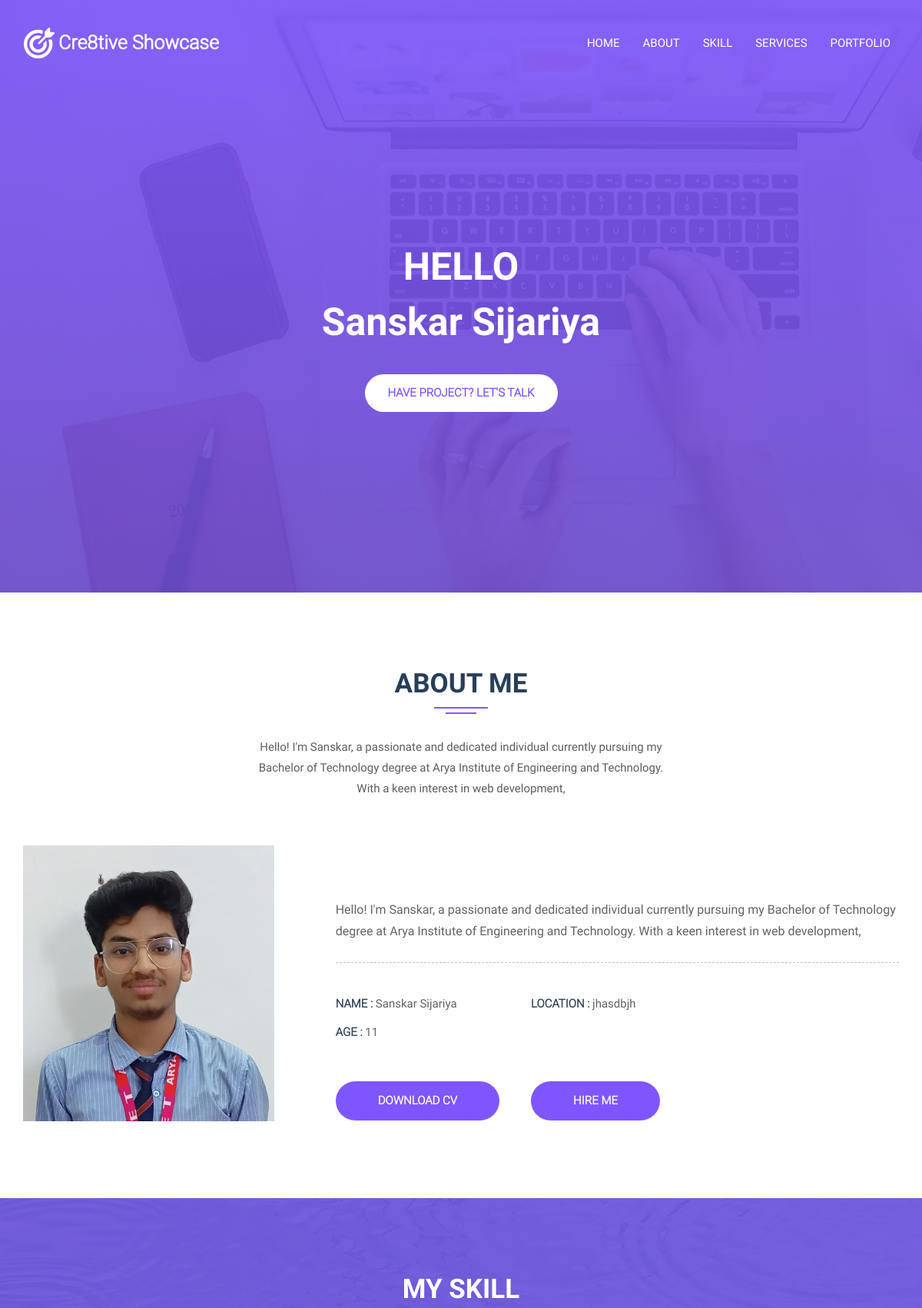
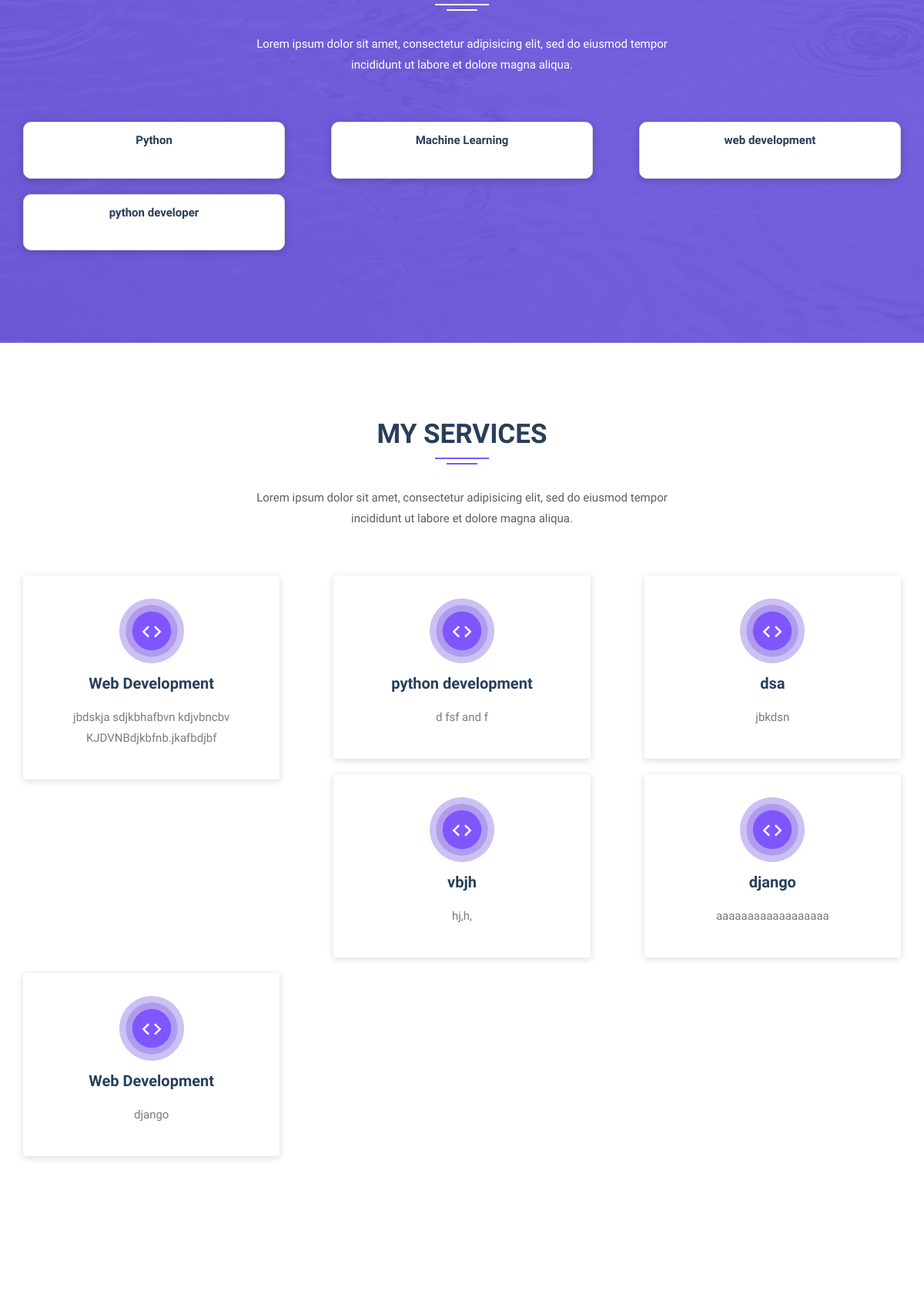
Page /user/sanskar660/portfolio/ (upper part) on the committed database (2 pictures, top to bottom).
### login/models.py (models this page shows)
class UserProfile(models.Model):
    user = models.OneToOneField(User, on_delete=models.CASCADE, unique=True)
    portfolio_views = models.IntegerField(default=0)
    name=models.CharField(max_length=100)
    age = models.IntegerField()
    address = models.CharField(max_length=100)
    mobile_number = models.CharField(max_length=15, blank=True, null=True)
    email = models.EmailField(blank=True, null=True)
    photo = models.ImageField(upload_to=user_directory_path, blank=True, null=True, validators=[
            FileExtensionValidator(allowed_extensions=['jpg', 'jpeg', 'png']),  # Allow only certain file extensions
           validate_photo_size,  # Maximum file size in bytes (e.g., 5 MB)
        ])
    aboutuser=models.CharField(max_length=200,default='Describe About Yourself in 2 Lines')
    User_description = models.TextField(max_length=1000,default='Describe Something About Yourself')
    Resume = models.FileField(upload_to=user_pdf_upload_path, null=True, blank=True)
    def save(self, *args, **kwargs):
        if self.pk:
            try:
                old_instance = UserProfile.objects.get(pk=self.pk)
                if old_instance.Resume and os.path.exists(old_instance.Resume.path):
                    os.remove(old_instance.Resume.path)
            except UserProfile.DoesNotExist:
                pass
        super().save(*args, **kwargs)

class skills(models.Model):
    user=models.ForeignKey(User, on_delete=models.CASCADE,related_name='skills_details')
    skills=models.CharField(max_length=20)
    level=models.IntegerField()

class services(models.Model):
    user=models.ForeignKey(User, on_delete=models.CASCADE,related_name='service_details')
    title=models.CharField(max_length=100)
    description=models.TextField(max_length=1000)
    year_of_experience=models.IntegerField()

### login/views.py (the view, shortened to what this page needs)
# urls.py: path('user/<str:username>/portfolio/', views.portfolio, name='portfolio'),
def portfolio(request, username):
    user = get_object_or_404(User, username=username)
    try:
        user_profile, created = UserProfile.objects.get_or_create(user=user)
        if request.user != user:
            user_profile.portfolio_views += 1
            user_profile.save()
        details = UserProfile.objects.get(user=user)
        service_details=user.service_details.all()
        template_choice = TemplateChoice.objects.filter(user=user).first()
        project_details=user.project_details.all()
        skills_details = skills.objects.filter(user=user)
        education_details = Educationsdetail.objects.filter(user=user)
        linkdetail=links.objects.filter(user=details)
        if request.method == 'GET':
            form = ContactForm()
        context = {
            'details': details,
            'user': user,
            'education_details': education_details,
            'skills_details': skills_details,
            'link':linkdetail,
            'project_details':project_details,
            'template_choice': template_choice,
            'form':form,
            'services':service_details,
            'portfolio_views': user_profile.portfolio_views if request.user == user else None,
        }
        return render(request, 'portfolio.html', context)
    except UserProfile.DoesNotExist:
        return HttpResponse("Please fill the details first.")

### login/models.py (called while the page is built)
@receiver(pre_save, sender=UserProfile)
def auto_delete_file_on_change(sender, instance, **kwargs):
    if instance.pk:
        try:
            old_instance = UserProfile.objects.get(pk=instance.pk)
            if old_instance.photo and old_instance.photo != instance.photo:
                old_file_path = old_instance.photo.path
                if os.path.exists(old_file_path):
                    print(f"Deleting old file: {old_file_path}")
                    os.remove(old_file_path)
        except UserProfile.DoesNotExist:
            pass  # Old instance not found, nothing to delete

### Template/portfolio.html
{% load static %}
<!DOCTYPE html>
<html lang="en">
{% if template_choice.template_choice == '1' or not template_choice %}
{% include 'template1.html' %}
{% elif template_choice.template_choice == '2' %}
{% include 'template2.html' %}
{% elif template_choice.template_choice == '3' %}
{% include 'template3.html' %}
{% elif template_choice.template_choice == '4' %}
{% include 'template4.html' %}
        {% endif %}
    </html>

### Template/template4.html (shortened to what this page needs)
{% load static %}
<head>
    <link rel="stylesheet" href="{% static 'temp4/assets/fonts/flat-icon/flaticon.css' %}">
    <link rel="stylesheet" href="{% static 'temp4/assets/bootstrap/css/bootstrap.min.css' %}">
    <link rel="stylesheet" href="{% static 'temp4/css/styles.css' %}">
  </head>
  <body>
  <div id="content-wrapper">
    <header class="header header--bg">
      <div class="container">
        <nav class="navbar">
          <div class="navbar-header">
            <a class="navbar-brand" href="{% url 'home' %}">Cre8tive Showcase</a>
          </div>
          <div class="collapse navbar-collapse" id="myNavbar">
            <ul class="nav navbar-nav">
              <li><a href="#">HOME</a></li>
              <li><a href="#about">ABOUT</a></li>
              <li><a href="#skill">SKILL</a></li>
              {% if services %}
              <li><a href="#ser">SERVICES</a></li>
              {% endif %}
              <li><a href="#port">PORTFOLIO</a></li>
            </ul>
          </div>
        </nav>
        <div class="header__content text-center">
          <span class="header__content__block">HELLO</span>
          <h1 class="header__content__title">{{details.name}}</h1>
          <a class="header__button" href="#">HAVE PROJECT? LET'S TALK</a>
        </div>
        <div class="social-icon pull-right">
          <ul>
          </ul>
        </div>
      </div>
    </header>
    <section class="about" id="about">
      <div class="container about__container--narrow">
        <div class="page-section">
          <h2 class="page-section__title">ABOUT ME</h2>
            <img class="page-section__title-style" src="{% static 'temp4/assets/images/title-style.png' %}" alt="">
            <p class="page-section__paragraph">{{details.aboutuser}} </p>
            <div class="row gutters-80">
              <div class="col-md-4">
                <div class="about__image">
                  <img src="{{ MEDIA_URL }}{{ details.photo.url }}" style="width: 100%;" alt="">
                </div>
              </div>
              <div class="col-md-8 about__content">
                <p class="about__description">{{details.User_description}}</p>
                <div class="row row--margin-top">
                  <div class="col-md-4">
                    <p class="about__bio"><strong>NAME :</strong> {{details.name}}</p>
                    <p class="about__bio"><strong>AGE :</strong> {{details.age}}</p>
                  </div>
                  <div class="col-md-4">
                    <p class="about__bio"><strong>LOCATION :</strong> {{details.address}}</p>
                  </div>
                </div>
                <div class="row">
                  <div class="col-md-4">
                    <a class="button button--colorful button--margin" href="#">DOWNLOAD CV</a>
                  </div>
                  <div class="col-md-4">
                    <a class="button button--colorful button--margin" href="#">HIRE ME</a>
                  </div>
                </div>
              </div>
            </div>
        </div>
      </div>
    </section>
    <section class="skill skill--bg" id="skill">
      <div class="container skill__container--narrow">
        <div class="page-section">
          <h2 class="page-section__title page-section__title--white">MY SKILL</h2>
          <img class="page-section__title-style" src="{% static 'temp4/assets/images/title-style-white.png' %}" alt="">
          <p class="page-section__paragraph page-section__paragraph--white">Lorem ipsum dolor sit amet, consectetur adipisicing elit, sed do eiusmod tempor incididunt ut labore et dolore magna aliqua. </p>
          <div class="row gutters-60">
              {% for skill in skills_details %}
            <div class="col-md-4">
              <div class="thumbnail text-center">
                <h4 class="skill__single-part__title">{{skill.skills}}</h4>
                </div>
              </div>
              {% endfor %}
            </div>
          </div>
        </div>
    </section>
    {% if services %}
    <section class="service" id="ser">
      <div class="container">
        <div class="page-section">
          <h2 class="page-section__title">MY SERVICES</h2>
          <img class="page-section__title-style" src="{% static 'temp4/assets/images/title-style.png' %}" alt="">
          <p class="page-section__paragraph">Lorem ipsum dolor sit amet, consectetur adipisicing elit, sed do eiusmod tempor incididunt ut labore et dolore magna aliqua. </p>
          <div class="row gutters-70">
              {% for s in services %}
            <div class="col-md-4">
              <div class="thumbnail text-center">
                <img src="{% static 'temp4/assets/images/logo-design.png' %}" alt="">
                <h4 class="service__single-section__title">{{s.title}}</h4>
                <p class="service__single-section__paragraph">{{ s.description |truncatewords:100 }}</p>
              </div>
            </div>
            {% endfor %}
          </div>
        </div>
      </div>
    </section>
    {% endif %}
    <section class="portfolio" id="port">
      <div class="container">
      </div>
    </section>
  </div>
    </body>

### static/temp4/css/styles.css (style rules this page uses)
body { font-family: "Roboto", sans-serif; line-height: 1.8; }
ul li { list-style-type: none; }
ul { padding-left: 0; }
html,body { width: 100%; height: 100%; margin: 0px; padding: 0px; overflow-x: hidden; }
.header--bg { background: url("../assets/images/header-background.png") no-repeat; background-size: cover; position: relative; z-index: 1; }
.header--bg:after { content: ''; position: absolute; left: 0; right: 0; top: 0; bottom: 0; background: -webkit-linear-gradient( 90deg, rgba(108,76,206, .9) 0%, rgba(127,86,253, .9) 100%); z-index: -1; }
.header__content { padding-top: 200px; padding-bottom: 140px; }
.header__content__block { font-size: 50px; font-weight: bold; color: #fff; }
.header__content__title { font-size: 50px; font-weight: bold; color: #fff; margin-top: 0; }
.header__button { padding: 11px 30px; background-color: #fff; border-radius: 30px; display: inline-block; font-size: 15px; color: #7f56fd; font-family: Roboto-Light; font-weight: bold; margin-top: 30px; }
.navbar .navbar-nav > li > a, .navbar .navbar-brand, .navbar .navbar-nav > li > a:focus { background-color: transparent; color: #fff; }
.nav li a { font-size: 15px; }
.navbar { padding-top:30px; }
.navbar-nav { margin: 0px -20px; }
.navbar-brand { font-size: 25px; font-family: Roboto-Light; font-weight: bold; background: url("../assets/images/logo.png") no-repeat; padding-left: 45px; background-position: left center; }
@media (min-width: 768px) { .nav { float: right; } }
.social-icon { margin-bottom: 60px; }
.page-section { margin-top: 100px; margin-bottom: 100px; }
.page-section__title { font-size: 35px; color: #273f59; text-align: center; font-weight: bold; }
.page-section__title--white { color: #fff; }
.page-section__title-style { display: block; margin-right: auto; margin-left: auto; margin-bottom: 30px; }
.page-section__paragraph { font-size: 15px; color: #5d5d5d; max-width: 540px; text-align: center; margin-right: auto; margin-left: auto; margin-bottom: 60px; }
.page-section__paragraph--white { color: #fff; line-height: 1.8; }
.about__container--narrow { max-width: 1245px; margin-right: auto; margin-left: auto; }
.about__content { padding-top: 70px; }
.about__description { font-size: 16px; color: #636262; padding-bottom: 25px; border-bottom: 1px #C1C1C1 dashed; display: block; }
.about__bio { font-size: 15px; color: #636262; }
.about__bio strong { font-size: 15px; color: #2c4055; font-family: Roboto-Light; }
.gutters-80.row { margin-right: -40px; margin-left: -40px; }
.gutters-80 > [class^="col-"], .gutters-80 > [class^="col-"] { padding-right: 40px; padding-left: 40px; }
.row--margin-top { margin-top: 40px; }
.button { padding: 12px 55px 12px 55px; font-weight: bold; border-radius: 30px; font-size: 15px; }
.button--colorful { background-color: #7F56FD; font-family: Roboto-Light; color: #fff; }
.button--margin { display: inline-block; margin-top: 40px; }
.skill--bg { background: url("../assets/images/skill-background.png") no-repeat; background-size: cover; position: relative; z-index: 1; }
.skill--bg:after { content: ''; position: absolute; left: 0; right: 0; top: 0; bottom: 0; background-color: rgba(120, 88, 221, .9); z-index: -1; }
.skill__container--narrow { max-width: 1245px; margin-right: auto; margin-left: auto; }
.skill .thumbnail { padding: 10px 40px; border-radius: 10px; -webkit-box-shadow: 0px 2px 10px 0px rgba(0, 0, 0, 0.2); box-shadow: 0px 2px 10px 0px rgba(0, 0, 0, 0.2); }
.skill__single-part__title { font-size: 15px; color: #273f59; margin-bottom: 30px; margin-top: 5px; font-weight: bold; }
.gutters-60.row { margin-right: -30px; margin-left: -30px; }
.gutters-60 > [class^="col-"], .gutters-60 > [class^="col-"] { padding-right: 30px; padding-left: 30px; }
.service .thumbnail { padding: 30px 19px; -webkit-box-shadow: 0px 2px 10px 0px rgba(0, 0, 0, 0.15); box-shadow: 0px 2px 10px 0px rgba(0, 0, 0, 0.15); border: 0; }
.service__single-section__title { font-size: 20px; color: #273f59; font-weight: bold; margin-top: 15px; margin-bottom: 20px; }
.service__single-section__paragraph { font-size: 15px; color: #7b7b7b; line-height: 1.8; }
.gutters-70.row { margin-right: -35px; margin-left: -35px; }
.gutters-70 > [class^="col-"], .gutters-70 > [class^="col-"] { padding-right: 35px; padding-left: 35px; }

### rows in the picture
UserProfile: name "Sanskar Sijariya", aboutuser "Hello! I'm Sanskar, a passionate and dedicated individual currently pursuing my Bachelor of Technology degree at Arya Institute of Engineering and Technology. With a keen interest in web development,", photo (picture), User_description "Hello! I'm Sanskar, a passionate and dedicated individual currently pursuing my Bachelor of Technology degree at Arya Institute of Engineering and Technology. With a keen interest in web development,", age "11", address "jhasdbjh"
skills: skills "Python"
skills: skills "Machine Learning"
skills: skills "web development"
skills: skills "python developer"
services: title "Web Development", description "jbdskja sdjkbhafbvn kdjvbncbv KJDVNBdjkbfnb.jkafbdjbf"
services: title "python development", description "d fsf and f"
services: title "dsa", description "jbkdsn"
services: title "vbjh", description "hj,h,"
services: title "django", description "aaaaaaaaaaaaaaaaaa"
services: title "Web Development", description "django"
